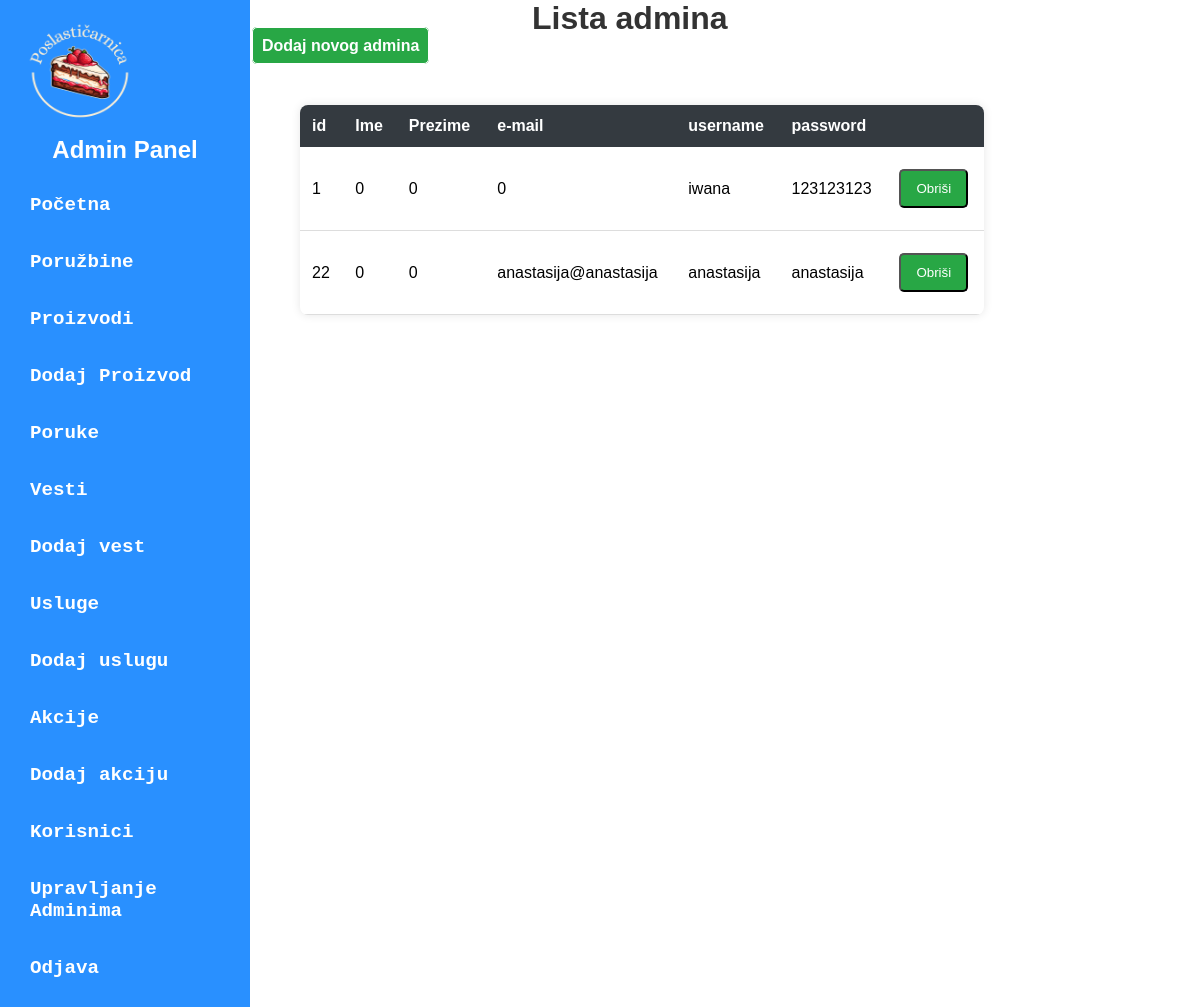
The app's page /admin/admin-dashboard.php?page=upravljajAdminima with its own data.
### tables this page shows
CREATE TABLE IF NOT EXISTS `user` (
  `id` int(10) unsigned NOT NULL AUTO_INCREMENT,
  `ime` varchar(50) NOT NULL DEFAULT '0',
  `prezime` varchar(50) NOT NULL DEFAULT '0',
  `email` varchar(50) NOT NULL DEFAULT '0',
  `username` varchar(50) NOT NULL,
  `password` varchar(50) NOT NULL,
  `role` enum('admin','user') NOT NULL DEFAULT 'user',
  `created_at` timestamp NOT NULL DEFAULT current_timestamp() ON UPDATE current_timestamp(),
  PRIMARY KEY (`id`),
  UNIQUE KEY `email` (`email`),
  UNIQUE KEY `username` (`username`)
);

### admin/model/upravljanjeAdminimaModel.php (called while the page is built)
<?php
$query = "SELECT * FROM user WHERE role='admin'";
$query_run = mysqli_query($con, $query);
if ($query_run && mysqli_num_rows($query_run) > 0) {
    $admini = mysqli_fetch_all($query_run, MYSQLI_ASSOC);
} else {
    die("Greška: Nema poruka.");
}
?>

### admin/view/upravljanjeAdminima.php (the view, shortened to what this page needs)
<html lang="en">
<head>
    <link rel="stylesheet" href="./public/table-style.css">
    <link rel="stylesheet" href="./public/pop-up.css">
</head>
<body>
    <h1>Lista admina</h1>
    <a id="dodajProizvod" href="admin-dashboard.php?page=dodajAdmina">Dodaj novog admina</a>
    <table>
        <tr>
            <th>id</th>
            <th>Ime</th>
            <th>Prezime</th>
            <th>e-mail</th>
            <th>username</th>
            <th>password</th>
            <th> </th>
        </tr>
        <tr>
            <?php foreach($admini as $admin): ?>
            <td><?= $admin['id']?></td>
            <td><?= $admin['ime']?></td>
            <td><?= $admin['prezime']?></td>
            <td><?= $admin['email']?></td>
            <td><?= $admin['username']?></td>
            <td><?= $admin['password']?></td>
            <td>
                <form method="POST" action="./model/deleteAdminModel.php" id="deleteForm<?=$admin['id']?>">
                 <button type="button" onclick="deletePop(<?=$admin['id']?> )" id="dugme">Obriši</button>
            </form>
            </td>
        </tr>
        <?php endforeach; ?>
    </table>
</body>
</html>

### admin/public/admin-nav.css (style rules this page uses)
* { margin: 0; padding: 0; box-sizing: border-box; font-family: Arial, sans-serif; }

### admin/public/table-style.css (style rules this page uses)
h1 { text-align: center; color: #333; }
#dodajProizvod, #dodajVest { border: 1px solid; text-decoration: none; border-radius: 5px; margin: 2px; padding: 9px; background-color: #28a745; color: white; font-weight: bold; }
#dugme { display: inline-block; margin: 10px auto; padding: 10px 15px; text-decoration: none; color: white; background-color: #28a745; border-radius: 5px; text-align: center; }
table { width: 90%; margin: 50px; border-collapse: collapse; background-color: white; box-shadow: 0px 0px 10px rgba(0, 0, 0, 0.1); border-radius: 8px; overflow: hidden; }
th { background-color: #343a40; color: white; padding: 12px; text-align: left; }
td { padding: 12px; border-bottom: 1px solid #ddd; }

### records on screen
user: id "1", ime "0", prezime "0", email "0", username "iwana", password "123123123"
user: id "22", ime "0", prezime "0", email "anastasija@anastasija", username "anastasija", password "anastasija"
